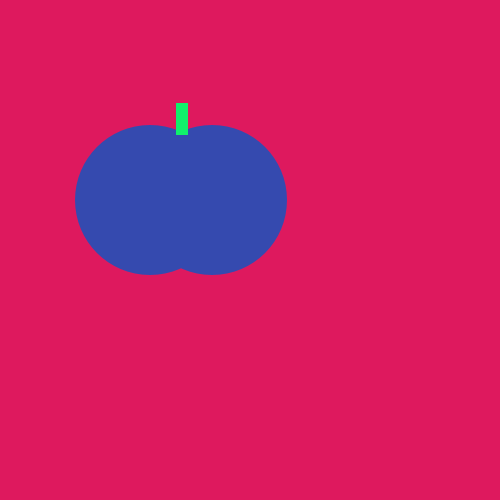
Frame 1 (no input)
Frame 60 (the mouse pressed at the canvas centre just before this capture): identical to frame 1, image omitted
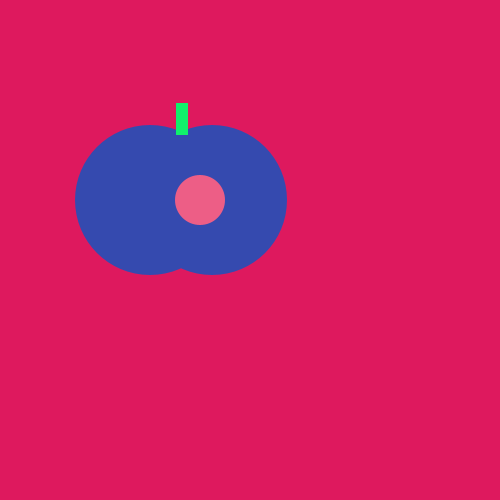
Frame 120 (the mouse held since frame 60 and released just before this capture)

The Processing sketch that drew these frames (run headless with seeded random() and noise(); from frame 60 on, the mouse is pressed at the canvas centre):

// Processing sketch: Tomato
// ── Tomato.pde
void setup() {
    size(500, 500);
}
void draw() {
    background(222,25,94);
    noStroke();
    fill(#354AAF);
    ellipse(150, 200, 150, 150);
    ellipse(212, 200, 150, 150);
    fill(#11F06B);
    rect(176, 103, 12, 32);
    if(mousePressed)
    {
    fill(#ED5e86);
    ellipse(200,200,50,50);
    }
    
    
}
